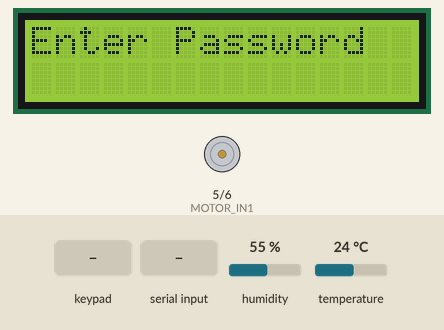
Bench run of a sketch on a simulated Arduino Uno, built with avr-gcc and run on an emulated ATmega328P. Parts: 16×2 character LCD, motor-driver pin pairs drawn as motors (green arrow = first pin HIGH = forward, orange = second pin HIGH = backward, longer = more drive). The inputs (shaded band) are chosen by the test bench; at power-on: humidity 55 %, temperature 24 °C. What the sketch prints to the serial monitor is not drawn.

Above: at 1.2 s.
1.3 s: keypad keys 3 3 3 # pressed 0.4 s apart
At 3.1 s:
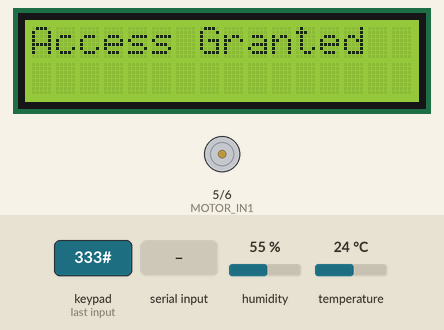
5.9 s: "Motor:ON" received over Serial
At 8.6 s:
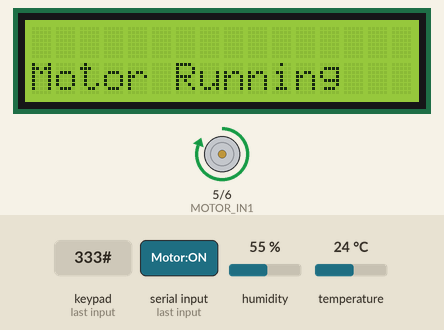
8.9 s: "Motor:OFF" received over Serial
At 10.9 s:
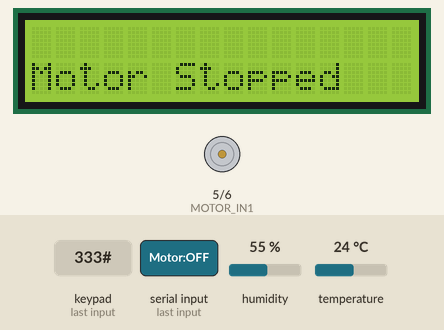
Timing chart, 0 to 12.4 s (numbered marks = the images above; inputs shaded):
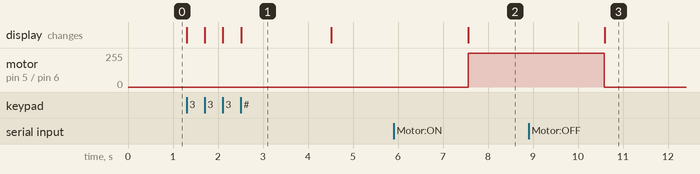

Measured:
- after the input at 1.3 s, the display: first changes at once (image 1 shows a later state)
- after the input at 5.9 s, motor on pin 5 (MOTOR_IN1) / pin 6 (MOTOR_IN2): stopped → forward 255/255 after 1.7 s; the display: changes after 1.7 s (image 2)
- after the input at 8.9 s, motor on pin 5 (MOTOR_IN1) / pin 6 (MOTOR_IN2): forward 255/255 → stopped after 1.7 s; the display: changes after 1.7 s (image 3)
- what the display in image 1 shows lasts 2.0 s, from 2.5 s to 4.5 s

The sketch:

sketch_dec5a.ino
```cpp
#include <Keypad.h>
#include <DHT.h>
#include <LiquidCrystal.h>

// DHT Sensor Configuration
#define DHTPIN 2
#define DHTTYPE DHT11
DHT dht(DHTPIN, DHTTYPE);

// DC Motor Configuration
#define MOTOR_IN1 5
#define MOTOR_IN2 6
#define MOTOR_EN 9

// LCD Configuration
LiquidCrystal lcd(7, 8, 9, 10, 11, 12);

// Keypad Configuration
const byte ROWS = 4;
const byte COLS = 4;
char keys[ROWS][COLS] = {
    {'1', '2', '3', 'A'},
    {'4', '5', '6', 'B'},
    {'7', '8', '9', 'C'},
    {'*', '0', '#', 'D'}
};
byte rowPins[ROWS] = {A0, A1, A2, A3};
byte colPins[COLS] = {A4, A5, 4, 13};
Keypad keypad = Keypad(makeKeymap(keys), rowPins, colPins, ROWS, COLS);

// Password Configuration
const String PASSWORD = "333";
String inputPassword = "";
bool authenticated = false;

void setup() {
  Serial.begin(9600);
  dht.begin();

  lcd.begin(16, 2);
  lcd.print("Enter Password");

  pinMode(MOTOR_IN1, OUTPUT);
  pinMode(MOTOR_IN2, OUTPUT);
  pinMode(MOTOR_EN, OUTPUT);
  analogWrite(MOTOR_EN, 0); // Motor off
}

void loop() {
  // Keypad Authentication
  if (!authenticated) {
    lcd.setCursor(0, 1);
    lcd.print("                "); // Clear row
    lcd.setCursor(0, 1);

    char key = keypad.getKey();
    if (key) {
      if (key == '#') { // Confirm password
        if (inputPassword == PASSWORD) {
          lcd.clear();
          lcd.print("Access Granted");
          authenticated = true;
          Serial.println("Access Granted"); // Notify Raspberry Pi
          delay(2000);
          lcd.clear();
        } else {
          lcd.clear();
          lcd.print("Access Denied");
          Serial.println("Access Denied"); // Notify Raspberry Pi
          inputPassword = "";
          delay(2000);
          lcd.clear();
          lcd.print("Enter Password");
        }
      } else if (key == '*') { // Reset input
        inputPassword = "";
      } else {
        inputPassword += key;
        lcd.print("*"); // Show *
      }
    }
  } else {
    // Send temperature and humidity to Raspberry Pi
    float temperature = dht.readTemperature();
    float humidity = dht.readHumidity();

    if (!isnan(temperature) && !isnan(humidity)) {
      Serial.print("Temp:");
      Serial.print(temperature);
      Serial.print(",Humidity:");
      Serial.println(humidity);
    }

    // Receive command from Raspberry Pi to control DC Motor
    if (Serial.available() > 0) {
      String command = Serial.readString();
      command.trim();
      if (command == "Motor:ON") {
        digitalWrite(MOTOR_IN1, HIGH);
        digitalWrite(MOTOR_IN2, LOW);
        analogWrite(MOTOR_EN, 200); // Start motor
        lcd.setCursor(0, 1);
        lcd.print("Motor Running   ");
      } else if (command == "Motor:OFF") {
        digitalWrite(MOTOR_IN1, LOW);
        digitalWrite(MOTOR_IN2, LOW);
        analogWrite(MOTOR_EN, 0); // Stop motor
        lcd.setCursor(0, 1);
        lcd.print("Motor Stopped   ");
      }
    }

    delay(2000); // Update every 2 seconds
  }
}
```
